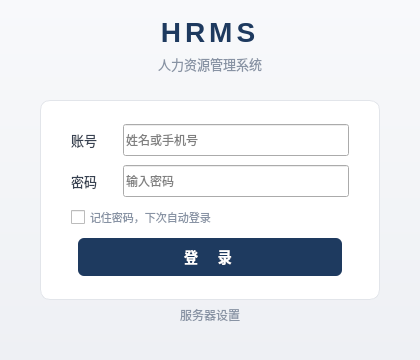
<?xml version="1.0" encoding="UTF-8"?>
<ui version="4.0">
 <class>LoginWindow</class>
 <widget class="QWidget" name="LoginWindow">
  <property name="geometry">
   <rect>
    <x>0</x>
    <y>0</y>
    <width>420</width>
    <height>360</height>
   </rect>
  </property>
  <property name="windowTitle">
   <string>HRMS - 系统登录</string>
  </property>
  <property name="styleSheet">
   <string notr="true">QWidget#LoginWindow { background: qlineargradient(x1:0,y1:0,x2:0,y2:1, stop:0 #f8f9fb, stop:1 #eef0f4); }</string>
  </property>
  <layout class="QVBoxLayout" name="mainLayout">
   <property name="alignment">
    <set>Qt::AlignCenter</set>
   </property>
   <property name="leftMargin">
    <number>40</number>
   </property>
   <property name="rightMargin">
    <number>40</number>
   </property>
   <item>
    <widget class="QLabel" name="label_title">
     <property name="text">
      <string>HRMS</string>
     </property>
     <property name="alignment">
      <set>Qt::AlignCenter</set>
     </property>
     <property name="styleSheet">
      <string notr="true">font-size: 28px; font-weight: 700; color: #1e3a5f; letter-spacing: 4px;</string>
     </property>
    </widget>
   </item>
   <item>
    <widget class="QLabel" name="label_subtitle">
     <property name="text">
      <string>人力资源管理系统</string>
     </property>
     <property name="alignment">
      <set>Qt::AlignCenter</set>
     </property>
     <property name="styleSheet">
      <string notr="true">font-size: 13px; color: #8893a4; margin-bottom: 20px;</string>
     </property>
    </widget>
   </item>
   <item>
    <widget class="QFrame" name="loginCard">
     <property name="minimumSize">
      <size><width>320</width><height>200</height></size>
     </property>
     <property name="maximumSize">
      <size><width>380</width><height>230</height></size>
     </property>
     <property name="styleSheet">
      <string notr="true">QFrame#loginCard { background: #fff; border: 1px solid #e2e5ea; border-radius: 10px; }</string>
     </property>
     <layout class="QVBoxLayout" name="cardLayout">
      <property name="leftMargin">
       <number>30</number>
      </property>
      <property name="rightMargin">
       <number>30</number>
      </property>
      <property name="topMargin">
       <number>20</number>
      </property>
      <property name="bottomMargin">
       <number>20</number>
      </property>
      <item>
       <layout class="QHBoxLayout" name="accountRow">
        <property name="spacing"><number>12</number></property>
        <item>
         <widget class="QLabel" name="label">
          <property name="text"><string>账号</string></property>
          <property name="minimumSize"><size><width>40</width><height>20</height></size></property>
          <property name="styleSheet"><string>color: #374151; font-size: 13px;</string></property>
         </widget>
        </item>
        <item>
         <widget class="QLineEdit" name="lineEdit_account">
          <property name="placeholderText"><string>姓名或手机号</string></property>
          <property name="minimumSize"><size><width>220</width><height>32</height></size></property>
         </widget>
        </item>
       </layout>
      </item>
      <item>
       <layout class="QHBoxLayout" name="passwordRow">
        <property name="spacing"><number>12</number></property>
        <item>
         <widget class="QLabel" name="label_2">
          <property name="text"><string>密码</string></property>
          <property name="minimumSize"><size><width>40</width><height>20</height></size></property>
          <property name="styleSheet"><string>color: #374151; font-size: 13px;</string></property>
         </widget>
        </item>
        <item>
         <widget class="QLineEdit" name="lineEdit_password">
          <property name="echoMode"><enum>QLineEdit::Password</enum></property>
          <property name="placeholderText"><string>输入密码</string></property>
          <property name="minimumSize"><size><width>220</width><height>32</height></size></property>
         </widget>
        </item>
       </layout>
      </item>
      <item>
       <widget class="QCheckBox" name="checkRemember">
        <property name="text"><string>记住密码，下次自动登录</string></property>
        <property name="styleSheet"><string>color:#8893a4;font-size:11px;</string></property>
       </widget>
      </item>
      <item>
       <layout class="QHBoxLayout" name="btnRow">
        <item>
         <spacer><property name="orientation"><enum>Qt::Horizontal</enum></property></spacer>
        </item>
        <item>
         <widget class="QPushButton" name="btnLogin">
          <property name="text"><string>登  录</string></property>
          <property name="minimumSize"><size><width>260</width><height>38</height></size></property>
          <property name="styleSheet">
           <string notr="true">QPushButton { background: #1e3a5f; color: #fff; border: none; border-radius: 6px; font-size: 14px; font-weight: 600; letter-spacing: 4px; } QPushButton:hover { background: #2a5080; } QPushButton:pressed { background: #162d4a; }</string>
          </property>
         </widget>
        </item>
        <item>
         <spacer><property name="orientation"><enum>Qt::Horizontal</enum></property></spacer>
        </item>
       </layout>
      </item>
     </layout>
    </widget>
   </item>
   <item>
    <widget class="QPushButton" name="btnServerSettings">
     <property name="text"><string>服务器设置</string></property>
     <property name="styleSheet">
      <string notr="true">QPushButton { background: transparent; color: #8893a4; border: none; font-size: 12px; } QPushButton:hover { color: #1e3a5f; }</string>
     </property>
    </widget>
   </item>
   <item>
    <widget class="QLabel" name="label_status">
     <property name="text"><string></string></property>
     <property name="alignment"><set>Qt::AlignCenter</set></property>
     <property name="wordWrap"><bool>true</bool></property>
     <property name="styleSheet"><string>color: #d14343; font-size: 12px;</string></property>
    </widget>
   </item>
  </layout>
 </widget>
 <resources/>
 <connections/>
</ui>
